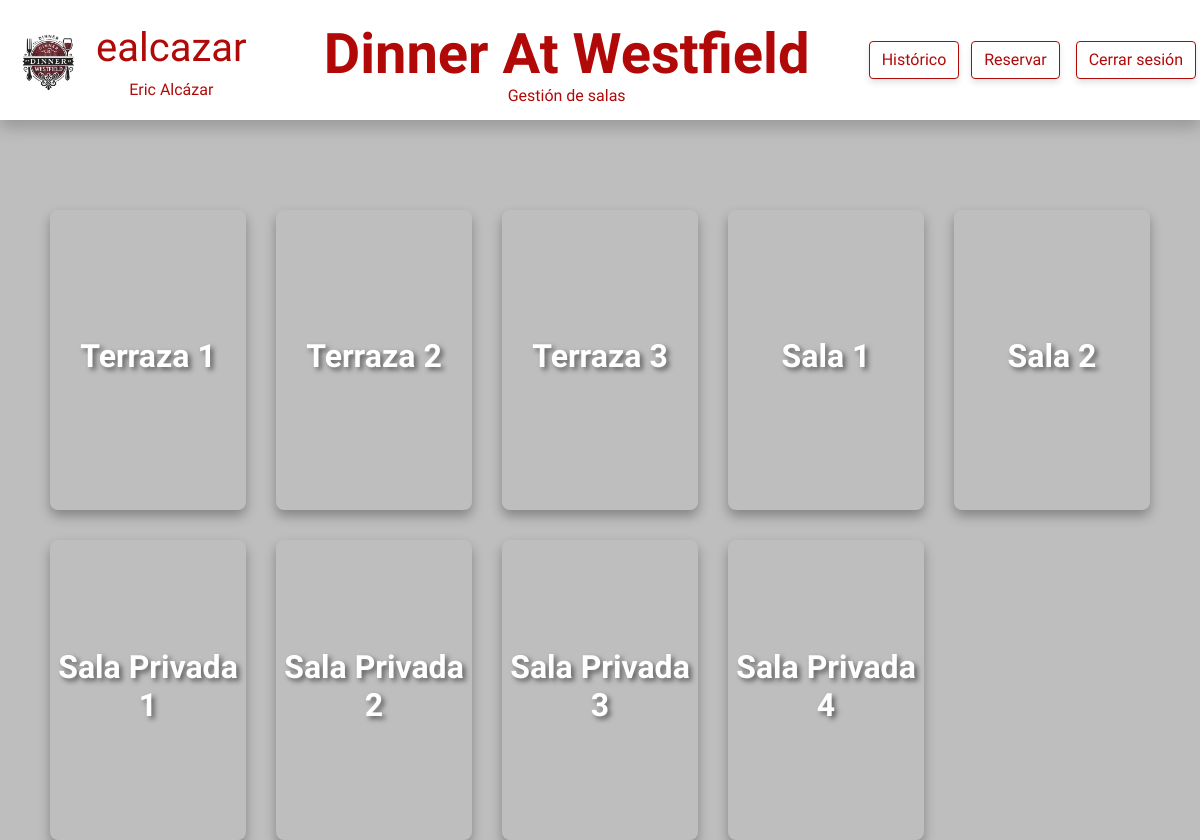
Screenshot of /view/mesas.php (signed in) with the database file from the repository.
### tables this page shows
CREATE TABLE tbl_usuarios (
    id_usuario INT PRIMARY KEY AUTO_INCREMENT NOT NULL,
    nombre_usuario VARCHAR(50) NOT NULL,
    apellidos_usuario VARCHAR(50) NOT NULL,
    username VARCHAR(25) NOT NULL UNIQUE,
    password CHAR(60) NOT NULL,
    id_rol INT NOT NULL
);

CREATE TABLE tbl_sala (
    id_sala INT PRIMARY KEY AUTO_INCREMENT NOT NULL,
    ubicacion_sala VARCHAR(25) NOT NULL,
    imagen_fondo VARCHAR(255) NULL
);

### php/functions.php (called while the page is built, shortened)
<?php
function get_info_waiter_bbdd($conn, $id_usuario) {
    try {
        $query = "SELECT * FROM tbl_usuarios WHERE id_usuario = :id_usuario";
        $stmt = $conn->prepare($query);
        $stmt->bindParam(':id_usuario', $id_usuario, PDO::PARAM_INT);
        $stmt->execute();
        $row = $stmt->fetch(PDO::FETCH_ASSOC);
        if ($row) {
            return [
                'username' => $row['username'],
                'name' => $row['nombre_usuario'],
                'surname' => $row['apellidos_usuario']
            ];
        } else {
            return null;
        }
    } catch (PDOException $e) {
        throw new Exception("Error al recuperar la información del usuario: " . $e->getMessage());
    }
}
?>

### view/mesas.php (the view, shortened to what this page needs)
<?php
require '../php/conexion.php';
require_once '../php/functions.php';
$id_camarero = $_SESSION['user_id'];
$info_waiter = get_info_waiter_bbdd($conn, $id_camarero);
?>
<!DOCTYPE html>
<html lang="en">
<head>
    <link href="https://cdn.jsdelivr.net/npm/bootstrap@5.0.2/dist/css/bootstrap.min.css" rel="stylesheet">
    <link rel="stylesheet" href="../css/mesas.css">
</head>
<body>
    <header id="container_header">
        <div id="container-username">
            <div id="icon_profile_header">
                <img src="../img/logoSinFondo.png" alt="" id="icon_profile">
            </div>
            <div id="username_profile_header">
                <p id="p_username_profile"><?php echo htmlspecialchars($info_waiter['username']) ?></p>
                <span class="span_subtitle"><?php echo htmlspecialchars($info_waiter['name']) . " " . htmlspecialchars($info_waiter['surname']) ?></span>
            </div>
        </div>
        <div id="container_title_header">
            <h1 id="title_header"><strong>Dinner At Westfield</strong></h1>
            <span class="span_subtitle">Gestión de salas</span>
        </div>
        <nav id="nav_header">
            <a href="./historico.php" class="btn btn-danger me-2 btn_custom_logOut">Histórico</a>
            <a href="./reservas.php" class="btn btn-danger me-2 btn_custom_logOut">Reservar</a>
            <a href="../php/cerrarSesion.php" class="btn btn-danger btn_custom_logOut m-1">Cerrar sesión</a>
        </nav>
    </header>
    <main id="mesas_main">
        <div id="mapaRestaurante_contenedor">
            <div id="divSalas">
                <?php
                $query_salas = "SELECT * FROM tbl_sala";
                $stmt_salas = $conn->prepare($query_salas);
                $stmt_salas->execute();
                $salas = $stmt_salas->fetchAll(PDO::FETCH_ASSOC);
                foreach ($salas as $sala) {
                    $ubicacion_sala = isset($sala['ubicacion_sala']) ? htmlspecialchars($sala['ubicacion_sala']) : 'Ubicación no disponible';
                    $imagen_fondo = isset($sala['imagen_fondo']) ? "../" . htmlspecialchars($sala['imagen_fondo']) : '../img/default.jpg';
                    echo "<div class='sala' style='cursor: pointer; background-image: url($imagen_fondo); background-size: cover; background-position: center;'>";
                    echo "<a href='salas.php?id_sala=" . $sala['id_sala'] . "'>";
                    echo "<h4>" . $ubicacion_sala . "</h4>";
                    echo "</a>";
                    echo "</div>";
                }
                ?>
            </div>
        </div>
    </main>
</body>
</html>

### css/mesas.css (style rules this page uses)
html, body { height: 100%; width: 100%; margin: 0; font-family: "Lexend", sans-serif; font-optical-sizing: auto; font-weight: 400; font-style: normal; background-color: rgb(190, 190, 190); }
#container_header { width: 100%; height: 15%; background-color: rgb(255, 255, 255); display: flex; justify-content: space-between; box-shadow: 0 8px 15px rgba(0, 0, 0, 0.2); margin-bottom: 5vh; }
#container-username { display: flex; }
#mesas_main { width: 100%; height: 80%; padding: 0; display: flex; justify-content: center; align-items: center; }
#mapaRestaurante_contenedor { height: 100%; width: 100%; display: flex; justify-content: center; }
#divSalas { display: grid; grid-template-columns: repeat(5, 1fr); gap: 30px; justify-content: center; padding: 50px; box-sizing: border-box; }
#icon_profile_header, #container_header { display: flex; align-items: center; text-align: center; }
#icon_profile { width: 6vw; margin-left: 1vw; }
#p_username_profile, .span_subtitle, .btn_custom_logOut, .btn_custom_filter, .btn_custom_filterOK { color: rgb(177, 8, 8);; }
#p_username_profile { font-size: 5vh; margin: 0; }
#username_profile_header { margin-left: 1vw; }
#container_title_header { margin-left: 1.5vw; display: flex; flex-direction: column; }
.btn_custom_logOut { border: solid 1px rgb(177, 8, 8); background-color: white; box-shadow: 0 4px 6px rgba(0, 0, 0, 0.1); }
#title_header { all: unset; font-size: 7vh; color: rgb(177, 8, 8); height: 9vh; }
.sala { position: relative; width: 100%; height: 300px; border-radius: 8px; overflow: hidden; color: white; text-align: center; display: flex; justify-content: center; align-items: center; box-shadow: 0 6px 12px rgba(0, 0, 0, 0.3); font-size: 1.2rem; }
.sala h4 { font-size: 2rem; font-weight: bold; text-shadow: 3px 3px 5px rgba(0, 0, 0, 0.5); }
.sala a { text-decoration: none; color: white; }

### rows the page displays
tbl_usuarios: username "ealcazar", nombre_usuario "Eric", apellidos_usuario "Alcázar"
tbl_sala: ubicacion_sala "Terraza 1"
tbl_sala: ubicacion_sala "Terraza 2"
tbl_sala: ubicacion_sala "Terraza 3"
tbl_sala: ubicacion_sala "Sala 1"
tbl_sala: ubicacion_sala "Sala 2"
tbl_sala: ubicacion_sala "Sala Privada 1"
tbl_sala: ubicacion_sala "Sala Privada 2"
tbl_sala: ubicacion_sala "Sala Privada 3"
tbl_sala: ubicacion_sala "Sala Privada 4"
